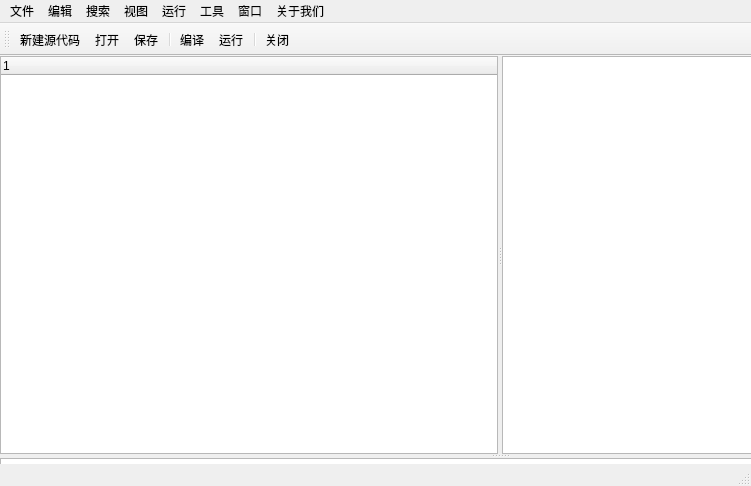
<?xml version="1.0" encoding="UTF-8"?>
<ui version="4.0">
 <class>MainWindow</class>
 <widget class="QMainWindow" name="MainWindow">
  <property name="geometry">
   <rect>
    <x>0</x>
    <y>0</y>
    <width>751</width>
    <height>486</height>
   </rect>
  </property>
  <property name="windowTitle">
   <string>MainWindow</string>
  </property>
  <property name="autoFillBackground">
   <bool>true</bool>
  </property>
  <widget class="QWidget" name="centralWidget">
   <widget class="QSplitter" name="splitter_2">
    <property name="geometry">
     <rect>
      <x>0</x>
      <y>0</y>
      <width>1000</width>
      <height>800</height>
     </rect>
    </property>
    <property name="orientation">
     <enum>Qt::Vertical</enum>
    </property>
    <widget class="QSplitter" name="splitter">
     <property name="orientation">
      <enum>Qt::Horizontal</enum>
     </property>
     <widget class="QTreeWidget" name="treeWidget">
      <column>
       <property name="text">
        <string notr="true">1</string>
       </property>
      </column>
     </widget>
     <widget class="QTextEdit" name="textEdit_2"/>
    </widget>
    <widget class="QTextEdit" name="textEdit_3"/>
   </widget>
  </widget>
  <widget class="QMenuBar" name="menuBar">
   <property name="geometry">
    <rect>
     <x>0</x>
     <y>0</y>
     <width>751</width>
     <height>23</height>
    </rect>
   </property>
   <widget class="QMenu" name="menu_file">
    <property name="title">
     <string>文件</string>
    </property>
    <widget class="QMenu" name="menu">
     <property name="title">
      <string>新建</string>
     </property>
     <addaction name="separator"/>
     <addaction name="action_n"/>
     <addaction name="action_p"/>
    </widget>
    <addaction name="menu"/>
    <addaction name="separator"/>
    <addaction name="action_op"/>
    <addaction name="action_save"/>
    <addaction name="action_sava"/>
    <addaction name="action_savas"/>
    <addaction name="action_saval"/>
    <addaction name="separator"/>
    <addaction name="action_closal"/>
   </widget>
   <widget class="QMenu" name="menu_edit">
    <property name="title">
     <string>编辑</string>
    </property>
    <addaction name="action_redo"/>
    <addaction name="actionreg"/>
    <addaction name="separator"/>
    <addaction name="actioncut"/>
    <addaction name="actioncpy"/>
    <addaction name="actionpst"/>
    <addaction name="actionsal"/>
    <addaction name="separator"/>
    <addaction name="actionann"/>
    <addaction name="actioncann"/>
    <addaction name="actionind"/>
    <addaction name="actioncind"/>
   </widget>
   <widget class="QMenu" name="menu_srch">
    <property name="title">
     <string>搜索</string>
    </property>
    <addaction name="actionsrh"/>
    <addaction name="actionrep"/>
   </widget>
   <widget class="QMenu" name="menu_view">
    <property name="title">
     <string>视图</string>
    </property>
   </widget>
   <widget class="QMenu" name="menu_run">
    <property name="title">
     <string>运行</string>
    </property>
    <addaction name="actionedit"/>
    <addaction name="actionrun"/>
    <addaction name="actioncpr"/>
   </widget>
   <widget class="QMenu" name="menu_tool">
    <property name="title">
     <string>工具</string>
    </property>
   </widget>
   <widget class="QMenu" name="menu_wdw">
    <property name="title">
     <string>窗口</string>
    </property>
    <addaction name="actioncla"/>
    <addaction name="separator"/>
    <addaction name="actionfs"/>
    <addaction name="separator"/>
    <addaction name="actionf"/>
    <addaction name="actionl"/>
   </widget>
   <widget class="QMenu" name="menu_us">
    <property name="title">
     <string>关于我们</string>
    </property>
    <addaction name="actionteam"/>
    <addaction name="separator"/>
    <addaction name="action_jdx"/>
    <addaction name="action_cjh"/>
    <addaction name="action_lh"/>
    <addaction name="action_ssq"/>
   </widget>
   <addaction name="menu_file"/>
   <addaction name="menu_edit"/>
   <addaction name="menu_srch"/>
   <addaction name="menu_view"/>
   <addaction name="menu_run"/>
   <addaction name="menu_tool"/>
   <addaction name="menu_wdw"/>
   <addaction name="menu_us"/>
  </widget>
  <widget class="QToolBar" name="mainToolBar">
   <attribute name="toolBarArea">
    <enum>TopToolBarArea</enum>
   </attribute>
   <attribute name="toolBarBreak">
    <bool>false</bool>
   </attribute>
   <addaction name="action_n"/>
   <addaction name="action_op"/>
   <addaction name="action_save"/>
   <addaction name="separator"/>
   <addaction name="actionedit"/>
   <addaction name="actionrun"/>
   <addaction name="separator"/>
   <addaction name="action_close"/>
  </widget>
  <widget class="QStatusBar" name="statusBar"/>
  <action name="action_op">
   <property name="icon">
    <iconset resource="res.qrc">
     <normaloff>:/resource/open.png</normaloff>:/resource/open.png</iconset>
   </property>
   <property name="text">
    <string>打开</string>
   </property>
  </action>
  <action name="action_save">
   <property name="icon">
    <iconset resource="res.qrc">
     <normaloff>:/resource/save.png</normaloff>:/resource/save.png</iconset>
   </property>
   <property name="text">
    <string>保存</string>
   </property>
  </action>
  <action name="action_sava">
   <property name="text">
    <string>另存为</string>
   </property>
  </action>
  <action name="action_savas">
   <property name="text">
    <string>另存项目为</string>
   </property>
  </action>
  <action name="action_saval">
   <property name="text">
    <string>全部保存</string>
   </property>
  </action>
  <action name="action_close">
   <property name="icon">
    <iconset resource="res.qrc">
     <normaloff>:/resource/close.png</normaloff>:/resource/close.png</iconset>
   </property>
   <property name="text">
    <string>关闭</string>
   </property>
  </action>
  <action name="action_closal">
   <property name="text">
    <string>全部关闭</string>
   </property>
  </action>
  <action name="action_n">
   <property name="icon">
    <iconset resource="res.qrc">
     <normaloff>:/resource/new.png</normaloff>:/resource/new.png</iconset>
   </property>
   <property name="text">
    <string>新建源代码</string>
   </property>
  </action>
  <action name="action_p">
   <property name="text">
    <string>新建项目</string>
   </property>
  </action>
  <action name="action_redo">
   <property name="text">
    <string>重做</string>
   </property>
  </action>
  <action name="actionreg">
   <property name="text">
    <string>恢复</string>
   </property>
  </action>
  <action name="actioncut">
   <property name="text">
    <string>剪切</string>
   </property>
  </action>
  <action name="actioncpy">
   <property name="text">
    <string>拷贝</string>
   </property>
  </action>
  <action name="actionpst">
   <property name="text">
    <string>粘贴</string>
   </property>
  </action>
  <action name="actionsal">
   <property name="text">
    <string>选择全部</string>
   </property>
  </action>
  <action name="actionann">
   <property name="text">
    <string>注释</string>
   </property>
  </action>
  <action name="actioncann">
   <property name="text">
    <string>取消注释</string>
   </property>
  </action>
  <action name="actionind">
   <property name="text">
    <string>缩进</string>
   </property>
  </action>
  <action name="actioncind">
   <property name="text">
    <string>取消缩进</string>
   </property>
  </action>
  <action name="actionsrh">
   <property name="text">
    <string>搜索</string>
   </property>
  </action>
  <action name="actionrep">
   <property name="text">
    <string>替换</string>
   </property>
  </action>
  <action name="actionedit">
   <property name="icon">
    <iconset resource="res.qrc">
     <normaloff>:/resource/compile.png</normaloff>:/resource/compile.png</iconset>
   </property>
   <property name="text">
    <string>编译</string>
   </property>
  </action>
  <action name="actionrun">
   <property name="icon">
    <iconset resource="res.qrc">
     <normaloff>:/resource/run.png</normaloff>:/resource/run.png</iconset>
   </property>
   <property name="text">
    <string>运行</string>
   </property>
  </action>
  <action name="actioncpr">
   <property name="text">
    <string>编译运行</string>
   </property>
  </action>
  <action name="actioncla">
   <property name="text">
    <string>全部关闭</string>
   </property>
  </action>
  <action name="actionteam">
   <property name="text">
    <string>我们的小队</string>
   </property>
  </action>
  <action name="actionfs">
   <property name="text">
    <string>全屏</string>
   </property>
  </action>
  <action name="actionf">
   <property name="text">
    <string>后继</string>
   </property>
  </action>
  <action name="actionl">
   <property name="text">
    <string>前驱</string>
   </property>
  </action>
  <action name="action_jdx">
   <property name="text">
    <string>蒋东旭</string>
   </property>
  </action>
  <action name="action_cjh">
   <property name="text">
    <string>陈家辉</string>
   </property>
  </action>
  <action name="action_lh">
   <property name="text">
    <string>罗欢</string>
   </property>
  </action>
  <action name="action_ssq">
   <property name="text">
    <string>孙少卿</string>
   </property>
  </action>
 </widget>
 <layoutdefault spacing="6" margin="11"/>
 <resources>
  <include location="res.qrc"/>
 </resources>
 <connections/>
</ui>
